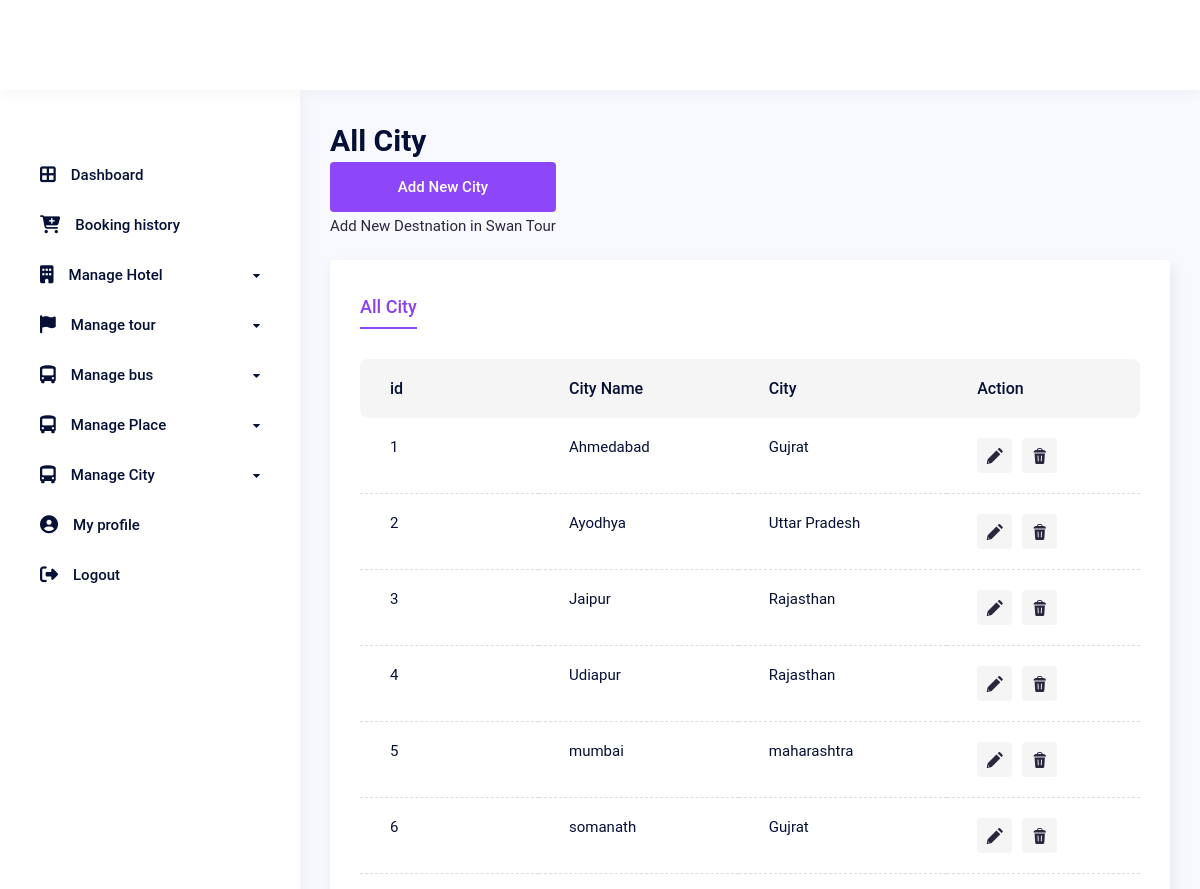
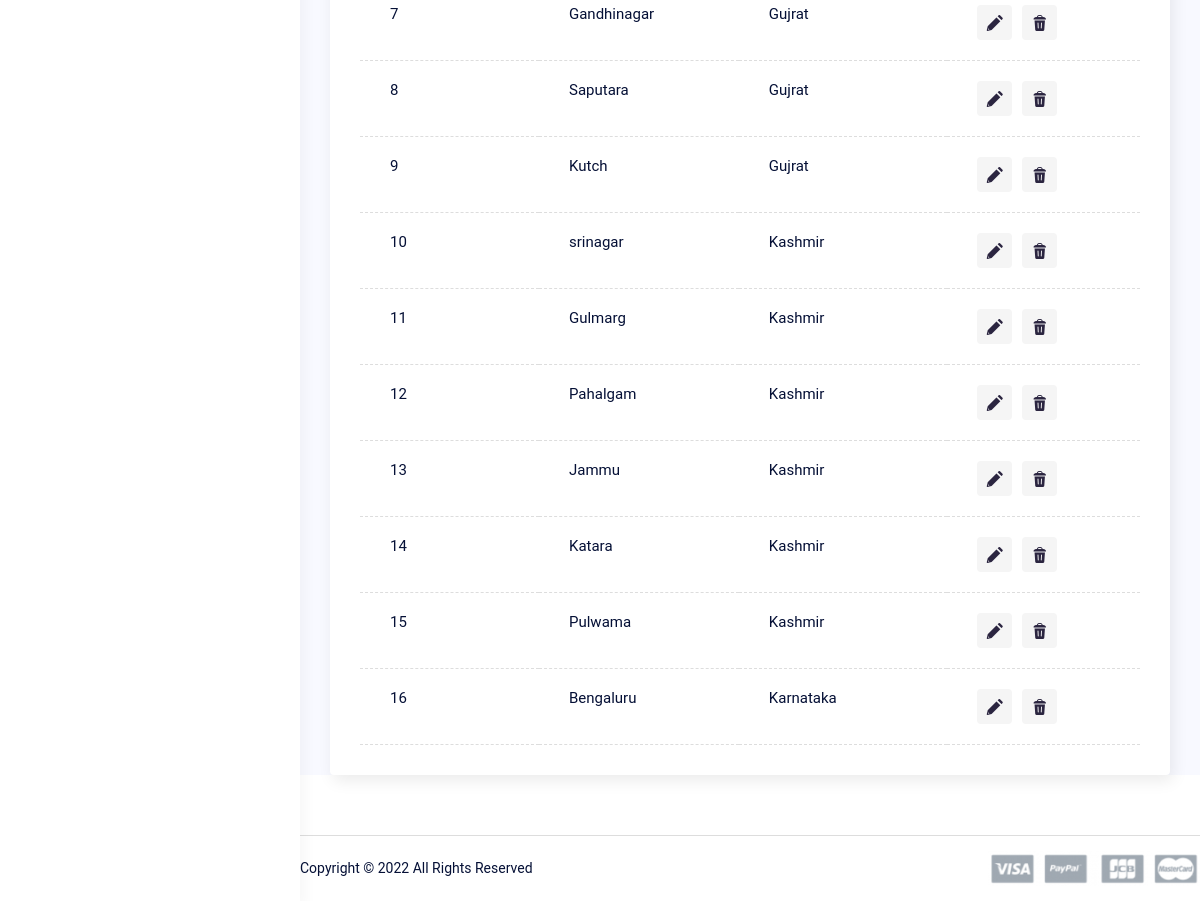
Screenshot of /city/ with the database file from the repository (2 pictures, top to bottom).
### core/models.py (models this page shows, shortened)
class City(BaseModel):
    name = models.CharField(max_length=100)
    code = models.CharField(max_length=4, unique=True)
    state = models.ForeignKey(State, on_delete=models.CASCADE)
    image = models.ImageField(upload_to='image/city')
    location = models.JSONField(null=True, blank=True) # JSONField to store latitude and longitude
    class Meta:
        ordering = ('created_at',)

class State(BaseModel):
    name = models.CharField(max_length=100)
    def __str__(self) -> str:
        return str(self.name)
    class Meta:
        ordering = ('created_at',)

### core/views.py (the view)
# urls.py: path('city/', UserView.City.as_view(),name="city"),
    class City(ListView, SuperUserView):
        model = City
        context_object_name = 'city'
        template_name = 'admin/city.html'

### templates/admin/city.html (shortened to what this page needs)
{% extends "base.html" %}
{%  block dashboard %}
<div class="dashboard__main">
  <div class="dashboard__content">
    <div class="row y-gap-20 justify-between items-end pb-20 lg:pb-40 md:pb-32">
      <div class="col-auto">
        <h1 class="text-30 lh-14 fw-600">All City
          <a href="{% url 'add_city' %}" class="button h-50 px-24 -dark-1 bg-blue-1 text-white">
          Add New City
        </a></h1>
        <div class="text-15 text-light-1">Add New Destnation in Swan Tour</div>
      </div>
      <div class="col-auto">
      </div>
    </div>
    <div class="py-30 px-30 rounded-4 bg-white custom_shadow">
      <div class="tabs -underline-2 js-tabs">
        <div class="tabs__controls row x-gap-40 y-gap-10 lg:x-gap-20 js-tabs-controls">
          <div class="col-auto">
            <button class="tabs__button text-18 lg:text-16 text-light-1 fw-500 pb-5 lg:pb-0 js-tabs-button is-tab-el-active" data-tab-target=".-tab-item-1">All City</button>
          </div>
        </div>
        <div class="tabs__content pt-30 js-tabs-content">
            <div class="overflow-scroll scroll-bar-1">
              <table class="table-4 -border-bottom col-12">
                <thead class="bg-light-2">
                  <tr>
                    <th>id</th>
                    <th>City Name</th>
                    <th>City</th>
                    <th>Action</th>
                  </tr>
                </thead>
                <tbody>
                  {% for citys in city %}
                  <tr>
                    <td>{{citys.id}}</td>
                    <td>{{citys.name}}</td>
                    <td>{{citys.state}}</td>
                    <td>
                      <div class="row x-gap-10 y-gap-10 items-center">
                        <div class="col-auto">
                            <button class="flex-center bg-light-2 rounded-4 size-35">
                              <i class="icon-edit text-16 text-light-1"></i>
                            </button>
                        </div>
                        <div class="col-auto">
                          <form action="{% url 'city_delete' citys.id %}" method="post">
                            <button name="delete" class="flex-center bg-light-2 rounded-4 size-35">
                              <i class="icon-trash-2 text-16 text-light-1"></i>
                            </button>
                          </form>
                        </div>
                      </div>
                    </td>
                  </tr>
                  {% endfor %}
                </tbody>
              </table>
            </div>
          </div>
        </div>
      </div>
    </div>
    {% include "db_footer.html" %}
  </div>
</div>
{% endblock %}

### rows the page displays
City: id "1", name "Ahmedabad", state "Gujrat"
City: id "2", name "Ayodhya", state "Uttar Pradesh"
City: id "3", name "Jaipur", state "Rajasthan"
City: id "4", name "Udiapur", state "Rajasthan"
City: id "5", name "mumbai", state "maharashtra"
City: id "6", name "somanath", state "Gujrat"
City: id "7", name "Gandhinagar", state "Gujrat"
City: id "8", name "Saputara", state "Gujrat"
City: id "9", name "Kutch", state "Gujrat"
City: id "10", name "srinagar", state "Kashmir"
City: id "11", name "Gulmarg", state "Kashmir"
City: id "12", name "Pahalgam", state "Kashmir"
City: id "13", name "Jammu", state "Kashmir"
City: id "14", name "Katara", state "Kashmir"
City: id "15", name "Pulwama", state "Kashmir"
City: id "16", name "Bengaluru", state "Karnataka"
